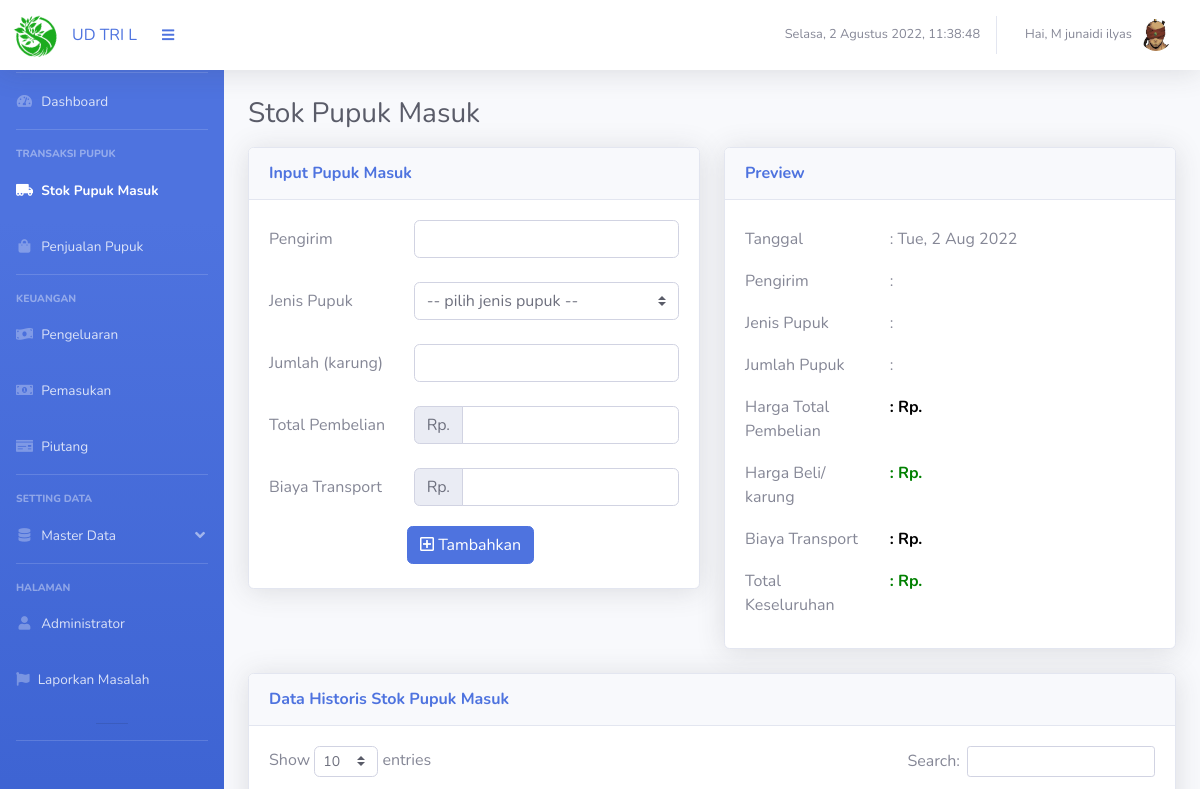
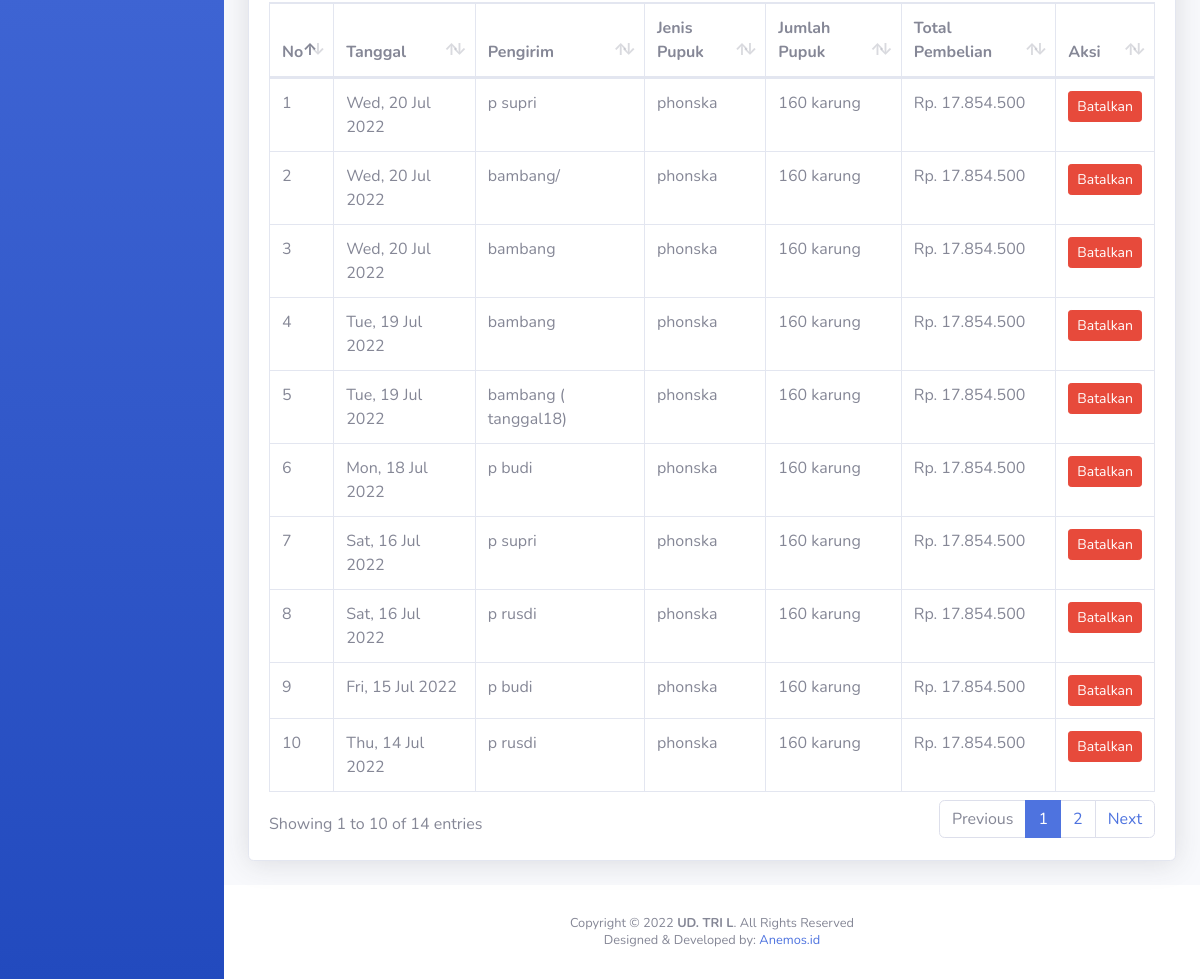
The page /page_stok_masuk.php?m=2&n=1 (signed in) on the database its author committed (2 pictures, top to bottom).
### tables this page shows
CREATE TABLE `stok_masuk` (
  `ID_SM` int(20) NOT NULL,
  `Tanggal` varchar(50) DEFAULT NULL,
  `ID_PK` int(20) DEFAULT NULL,
  `Nama_Pengirim` varchar(100) DEFAULT NULL,
  `Jumlah_Masuk` int(100) DEFAULT NULL,
  `Nominal` int(100) DEFAULT NULL,
  `Status` int(11) DEFAULT NULL
);

CREATE TABLE `data_pupuk` (
  `ID_PK` int(20) NOT NULL,
  `Jenis_Pupuk` varchar(50) DEFAULT NULL,
  `Stok` int(20) DEFAULT NULL,
  `Harga` int(100) DEFAULT NULL,
  `Status` int(11) DEFAULT NULL
);

### functions.php (called while the page is built, shortened)
<?php
function rp($angka)
{
    $hasil_rupiah = "Rp. " . number_format($angka, 0, ',', '.');
    return $hasil_rupiah;
}

### page_stok_masuk.php (the view, shortened to what this page needs)
<?php
include "connection.php";
include 'functions.php';
$tanggal = date("D, j M Y ");
if (isset($_SESSION['login'])) {
    ?>
<!DOCTYPE html>
<html lang="en">
<head>
  <link href="vendor/fontawesome-free/css/all.min.css" rel="stylesheet" type="text/css">
  <link href="css/sb-admin-2.min.css" rel="stylesheet">
  <link href="vendor/datatables/dataTables.bootstrap4.min.css" rel="stylesheet">
</head>
<body id="page-top">
  <div id="wrapper">
    <?php include "segment/sidebar.php";?>
    <div id="content-wrapper" class="d-flex flex-column">
      <div id="content">
        <?php include "segment/header.php";?>
        <div class="container-fluid">
          <div class="d-sm-flex align-items-center justify-content-between ">
            <h1 class="h3 mb-3 text-gray-800">Stok Pupuk Masuk</h1>
          </div>
          <div class="row">
            <div class="col-xl-6 col-lg-6">
              <div class="card shadow mb-4">
                <div class="card-header py-3 d-flex flex-row align-items-center justify-content-between">
                  <h6 class="m-0 font-weight-bold text-primary">Input Pupuk Masuk</h6>
                </div>
                <div class="card-body">
                  <form method="POST" action="addStokMasuk.php" enctype="multipart/form-data">
                    <div class="row mb-2">
                      <label class="col-sm-4 col-form-label">Pengirim</label>
                      <div class="col-sm-8">
                        <input type="text" class="form-control" id="pengirim" name="pengirim" required
                          onkeyup="SETis()">
                      </div>
                    </div>
                    <div class="row mb-4">
                      <label class="col-sm-4 col-form-label">Jenis Pupuk</label>
                      <div class="col-sm-8">
                        <select class="custom-select" id="jenisPP" name="jenisPP" onchange="SETPP()">
                          <option selected="true" disabled="disabled">-- pilih jenis pupuk --
                          </option>
                        </select>
                      </div>
                    </div>
                    <div class="row mb-2">
                      <label class="col-sm-4 col-form-label">Jumlah (karung)</label>
                      <div class="col-sm-8">
                        <input type="number" class="form-control" id="jumlah" name="jumlah" required onkeyup="SETis()">
                      </div>
                    </div>
                    <div class="row mb-2">
                      <label class="col-sm-4 col-form-label"> Total Pembelian</label>
                      <div class="input-group col-sm-8">
                        <div class="input-group-prepend">
                          <span class="input-group-text" id="basic-addon1">Rp.</span>
                        </div>
                        <input type="text" class="form-control" id="harga" name="harga" required
                          onkeyup="countPerKarung()">
                      </div>
                    </div>
                    <div class="row mt-4 ">
                      <label class="col-sm-4 col-form-label ">Biaya Transport</label>
                      <div class="input-group col-sm-8">
                        <div class="input-group-prepend">
                          <span class="input-group-text" id="basic-addon1">Rp.</span>
                        </div>
                        <input type="text" class="form-control" id="transport" name="transport"
                          onkeyup="totalKeseluruhan()">
                      </div>
                    </div>
                </div>
                <div class="row mb-4">
                  <label class="col-sm-4 col-form-label"> </label>
                  <div class="col-sm-8">
                    <button type="submit" class="btn btn-primary" name="tambah"><i class="far fa-plus-square"></i>
                      Tambahkan </button>
                  </div>
                </div>
              </div>
            </div>
            <div class="col-xl-6 col-lg-6">
              <div class="card shadow mb-4">
                <div class="card-header py-3 d-flex flex-row align-items-center justify-content-between">
                  <h6 class="m-0 font-weight-bold text-primary">Preview</h6>
                </div>
                <div class="card-body">
                  <div class="row mb-1">
                    <label class="col-sm-4 col-form-label"> Tanggal </label>
                    <label class="col-sm-5 col-form-label" id="tanggal"><?=": " . ($tanggal)?>
                    </label>
                  </div>
                  <div class="row mb-1">
                    <label class="col-sm-4 col-form-label">Pengirim</label>
                    <label class="col-sm-5 col-form-label" id="pengirimPP">:
                    </label>
                  </div>
                  <div class="row mb-1">
                    <label class="col-sm-4 col-form-label">Jenis Pupuk</label>
                    <label class="col-sm-5 col-form-label" id="pupuk" name="pupuk">:
                    </label>
                  </div>
                  <div class="row mb-1">
                    <label class="col-sm-4 col-form-label">Jumlah Pupuk</label>
                    <label class="col-sm-5 col-form-label" id="jumPP">:
                    </label>
                  </div>
                  <div class="row mb-1">
                    <label class="col-sm-4 col-form-label">Harga Total Pembelian</label>
                    <label class="col-sm-5 col-form-label" id="hargaPP" name="hargaPP"
                      style="font-weight:bold; color:Black;">: Rp.
                    </label>
                  </div>
                  <div class="row mb-1">
                    <label class="col-sm-4 col-form-label">Harga Beli/ karung</label>
                    <label class="col-sm-5 col-form-label" id="perkarung" name="perkarung"
                      style="font-weight:bold; color:green;">: Rp.
                    </label>
                  </div>
                  <div class="row mb-1">
                    <label class="col-sm-4 col-form-label">Biaya Transport</label>
                    <label class="col-sm-5 col-form-label" id="biaya_transport" name="biaya_transport"
                      style="font-weight:bold; color:BLACK;">: Rp.
                    </label>
                  </div>
                  <div class="row mb-1">
                    <label class="col-sm-4 col-form-label">Total Keseluruhan</label>
                    <label class="col-sm-5 col-form-label" id="keseluruhan" name="keseluruhan"
                      style="font-weight:bold; color:green;">: Rp.
                    </label>
                  </div>
                </div>
              </div>
            </div>
          </div>
          <div class="row">
            <div class="col-xl-12 col-lg-12">
              <div class="card shadow mb-4">
                <div class="card-header py-3 d-flex flex-row align-items-center justify-content-between">
                  <h6 class="m-0 font-weight-bold text-primary">Data Historis Stok Pupuk Masuk</h6>
                </div>
                <div class="card-body">
                  <div class="table-responsive">
                    <table class="table table-bordered" id="tableMasuk" width="100%" cellspacing="0">
                      <thead>
                        <tr>
                          <th scope="col">No</th>
                          <th scope="col">Tanggal</th>
                          <th scope="col">Pengirim</th>
                          <th scope="col">Jenis Pupuk</th>
                          <th scope="col">Jumlah Pupuk</th>
                          <th scope="col">Total Pembelian</th>
                          <th scope="col">Aksi</th>
                        </tr>
                      </thead>
                      <tbody>
                        <?php
$no = 1;
    $data = mysqli_query($conn, "SELECT * FROM stok_masuk
    INNER JOIN data_pupuk ON stok_masuk.ID_PK = data_pupuk.ID_PK ORDER BY ID_SM DESC
    ");
    foreach ($data as $all):
        echo ('<tr><td>' . $no . '</td>');
        echo ('<td>' . $all['Tanggal'] . '</td>');
        echo ('<td>' . $all['Nama_Pengirim'] . '</td>');
        echo ('<td>' . $all['Jenis_Pupuk'] . '</td>');
        echo ('<td>' . $all['Jumlah_Masuk'] . ' karung</td>');
        echo ('<td>' . rp($all["Nominal"]) . '</td>');
        echo ('<td> <center><a href="" class="btn btn-danger btn-sm" data-toggle="modal" data-target="#exampleModalCenter');
        echo ($all['ID_SM'] . '">Batalkan</a></td></center></tr>');
        ?>
                        <?php $no++;
        ?></tr>
                        <?php endforeach;?>
                      </tbody>
                    </table>
                  </div>
                </div>
              </div>
            </div>
          </div>
        </div>
        <?php include "segment/footer.php";?>
      </div>
    </div>
  </div>
</body>
</html>
<?php } else {
    header("Location: login.php");
    exit();
}
?>

### rows shown on the page
stok_masuk: Tanggal "Wed, 20 Jul 2022", Nama_Pengirim "p supri", ID_PK.Jenis_Pupuk "phonska", Jumlah_Masuk "160", Nominal "Rp. 17.854.500"
stok_masuk: Tanggal "Wed, 20 Jul 2022", Nama_Pengirim "bambang/", ID_PK.Jenis_Pupuk "phonska", Jumlah_Masuk "160", Nominal "Rp. 17.854.500"
stok_masuk: Tanggal "Wed, 20 Jul 2022", Nama_Pengirim "bambang", ID_PK.Jenis_Pupuk "phonska", Jumlah_Masuk "160", Nominal "Rp. 17.854.500"
stok_masuk: Tanggal "Tue, 19 Jul 2022", Nama_Pengirim "bambang", ID_PK.Jenis_Pupuk "phonska", Jumlah_Masuk "160", Nominal "Rp. 17.854.500"
stok_masuk: Tanggal "Tue, 19 Jul 2022", Nama_Pengirim "bambang ( tanggal18)", ID_PK.Jenis_Pupuk "phonska", Jumlah_Masuk "160", Nominal "Rp. 17.854.500"
stok_masuk: Tanggal "Mon, 18 Jul 2022", Nama_Pengirim "p budi", ID_PK.Jenis_Pupuk "phonska", Jumlah_Masuk "160", Nominal "Rp. 17.854.500"
stok_masuk: Tanggal "Sat, 16 Jul 2022", Nama_Pengirim "p supri", ID_PK.Jenis_Pupuk "phonska", Jumlah_Masuk "160", Nominal "Rp. 17.854.500"
stok_masuk: Tanggal "Sat, 16 Jul 2022", Nama_Pengirim "p rusdi", ID_PK.Jenis_Pupuk "phonska", Jumlah_Masuk "160", Nominal "Rp. 17.854.500"
stok_masuk: Tanggal "Fri, 15 Jul 2022", Nama_Pengirim "p budi", ID_PK.Jenis_Pupuk "phonska", Jumlah_Masuk "160", Nominal "Rp. 17.854.500"
stok_masuk: Tanggal "Thu, 14 Jul 2022", Nama_Pengirim "p rusdi", ID_PK.Jenis_Pupuk "phonska", Jumlah_Masuk "160", Nominal "Rp. 17.854.500"

### other values the page prints
$_SESSION['per'] "UD TRI L"
$_SESSION['nama'] "M junaidi ilyas"
$tanggal "Tue, 2 Aug 2022"
